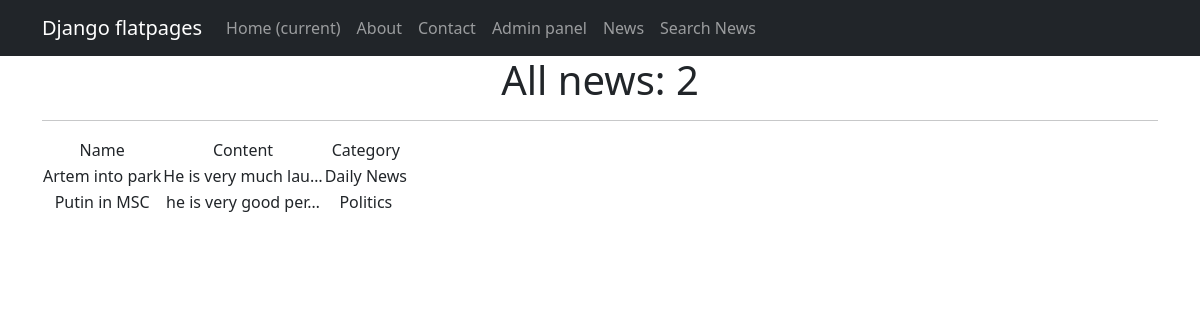
The page /news/ on the database as committed earlier.
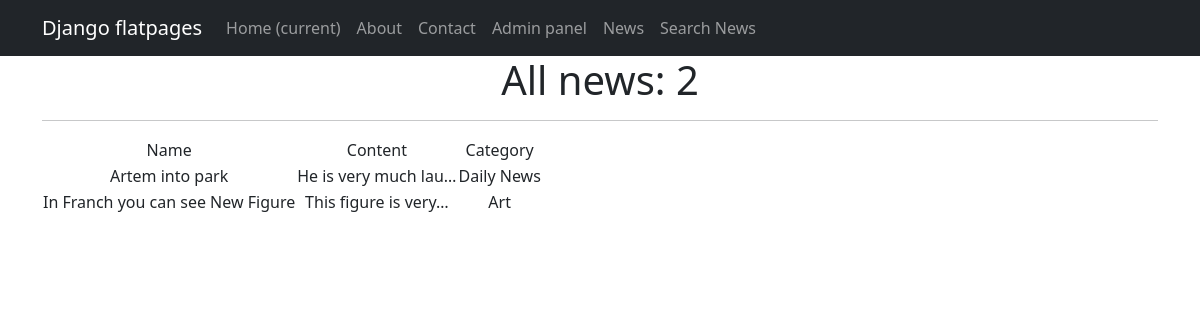
The same page on the database as committed later.
### News_feed_view/models.py (models this page shows)
class News(models.Model):
    name = models.CharField(
        max_length=124,
        unique=True
    )
    content = models.TextField()
    category = models.ForeignKey(
        to = 'Category',
        on_delete=models.CASCADE,
        related_name='news'
    )
    datetime_pub = models.DateField(auto_now=True)
    def __str__(self):
        return f'{self.name.title()}: {self.content[:20]}...'

class Category(models.Model):
    name = models.CharField(max_length=100, unique=True)
    def __str__(self):
        return self.name.title()

### News_feed_view/views.py (the view)
# urls.py: path('', NewsList.as_view()),
class NewsList(ListView):
    model = News # model what are we going to view
    template_name = 'news.html' # where are we going to do it
    ordering = 'name'
    context_object_name = 'news' # where are we going to contain our objects to go to list of objects of HTML
    paginate_by = 2

### templates/news.html (shortened to what this page needs)
{% extends 'flatpages/default.html' %}
{% block content %}
<h1>All news: {{news|length}}</h1>
<hr>
<table>
    <tr>
        <td> Name </td>
        <td> Content </td>
        <td> Category </td>
    </tr>
    {% for i in news %}
        <tr>
            <td> {{ i.name }} </td>
            <td> {{ i.content|truncatechars:20 }} </td>
            <td> {{ i.category }} </td>
        </tr>
    {% endfor %}
</table>
{% endblock content %}

Rows that differ between the two databases and show on the page:
no longer on this page (row edited): News: name "Putin in MSC", content "he is very good per…", category "Politics"
added News: name "In Franch you can see New Figure", content "This figure is very…", category "Art"
